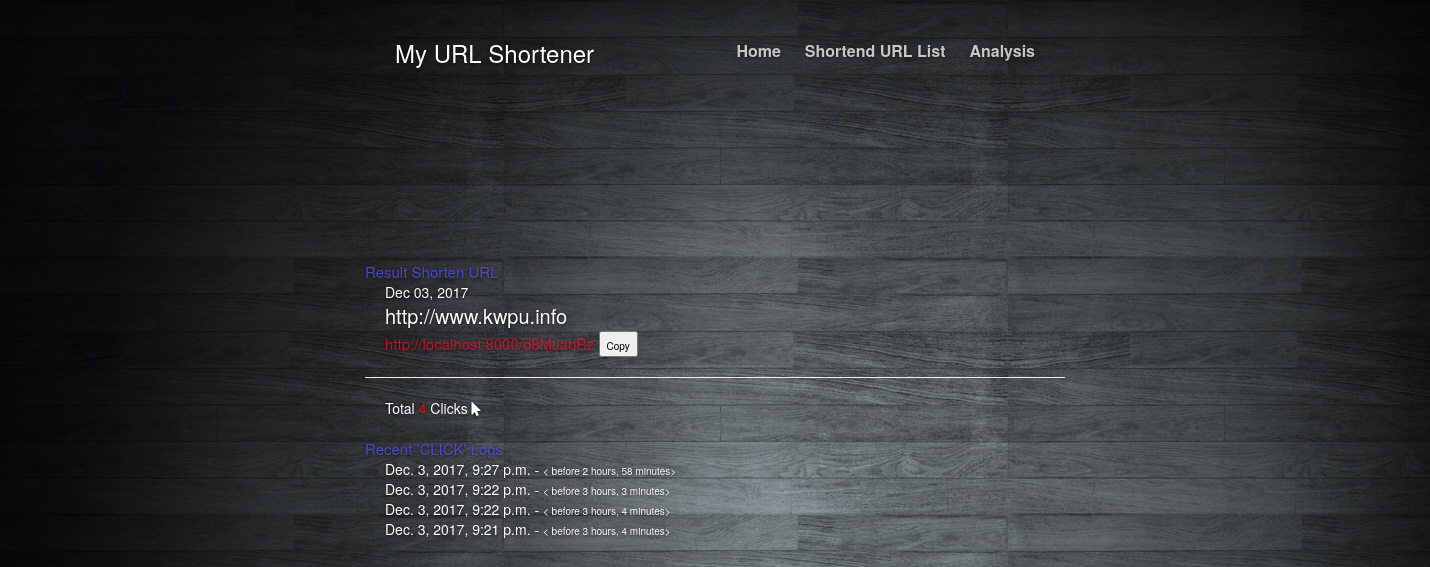
Before: /d8MJabRz/status with the older database file.
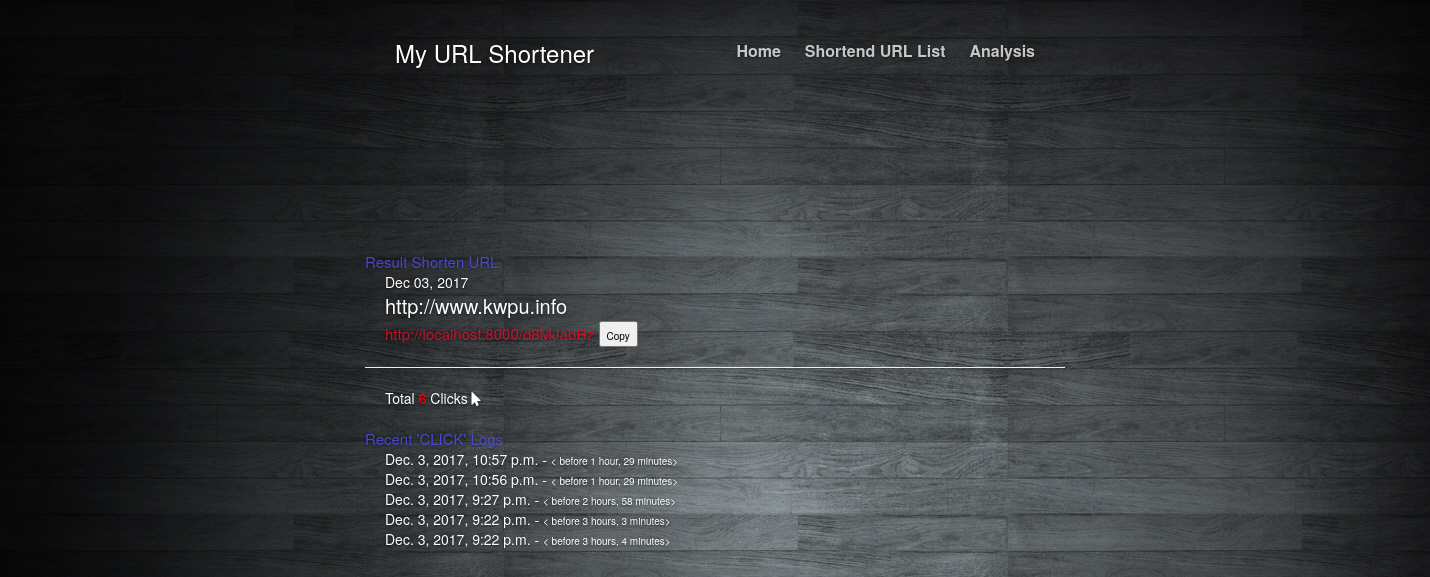
After: the same page with the newer database file.
### shortener/models.py (models this page shows, shortened)
class Information(models.Model):
    shorten_url = models.OneToOneField(ShortenURL, on_delete=models.CASCADE)
    hit = models.IntegerField(default=0)
    created_at = models.DateTimeField(auto_now_add=True)

class HitUpdatedTime(models.Model):
    information = models.ForeignKey(Information, related_name='updated_time')
    updated_at = models.DateTimeField(auto_now=True)

### shortener/views.py (the view)
# urls.py: url(r'^(?P<additional_url>[\w-]+)/status$',views.shortener_detail, name='detail'),
def shortener_detail(request,additional_url):
    instance = get_object_or_404(ShortenURL,additional_url=additional_url)
    information, created = Information.objects.get_or_create(shorten_url=instance)
    qs = HitUpdatedTime.objects.all().filter(information=information).order_by("-updated_at")[:5]
    created_at = instance.created_at.strftime('%b %d, %Y')
    context = {
        'instance':instance,
        'hit_date':qs,
        'information':information,
        'created_at' : created_at,
    }
    return render(request,'shortener/detail.html',context)

### shortener/models.py (called while the page is built)
    def get_origin_url(self):
        from django.core.urlresolvers import reverse
        return reverse('shortener:redirect', kwargs={'additional_url': self.additional_url})

### shortener/templates/shortener/detail.html (shortened to what this page needs)
{% extends "shortener/base.html"%} {% load crispy_forms_tags %} {% block content %}
<br>
<br>
<div class="container">
    <div class="row">
        <div class="detail_part_1" class="col-md-8">
            <br>
            <br>
            <span id="click">Result Shorten URL</span>
            <br>
            <div style="padding-left:20px;">
                {{created_at}}
                <br>
                <span id="origin_url">{{instance.origin_url}}</span>
                <br>
                <a id="shorten_url" href="{{ instance.get_origin_url }}">http://localhost:8000/{{instance.additional_url}}</a>
                <button onclick="myFunction()" class="button1" name="kwon" value="kwon">
                    <span style="font-size:10px;">Copy</span>
                </button>
                <br>
            </div>
        </div>
    </div>
</div>
<hr>
<div class="container">
    <div class="row">
        <div class="detail_part_1" class="col-md-8">
            <div style="padding-left:20px;">
                Total
                <span style="color:red;">{{ information.hit }} </span> Clicks
                <a href="{{ instance.get_origin_url }}">
                    <i class="fa fa-mouse-pointer" aria-hidden="true"></i>
                </a>
            </div>
        </div>
    </div>
</div>
<br>
<div class="container">
    <div class="row">
        <div class="detail_part_1" class="col-md-8">
            <span id="click">Recent 'CLICK' Logs</span>
            <br>
            <div style="padding-left:20px;">
                 {% for hit_time in hit_date %} {{ hit_time.updated_at}} -
                <span style="font-size:10px;">
                    < before {{hit_time.updated_at|timesince}}>
                </span>
                <br> {% endfor %}
            </div>
        </div>
    </div>
</div>
<br>
{% endblock content %}

Changed rows visible on the page:
no longer on this page (row unchanged): HitUpdatedTime: updated_at "Dec. 3, 2017, 9:21 p.m.", updated_at "3 hours, 4 minutes"
changed Information: hit "4" → "6"
added HitUpdatedTime: updated_at "Dec. 3, 2017, 10:57 p.m.", updated_at "1 hour, 29 minutes"
added HitUpdatedTime: updated_at "Dec. 3, 2017, 10:56 p.m.", updated_at "1 hour, 29 minutes"
